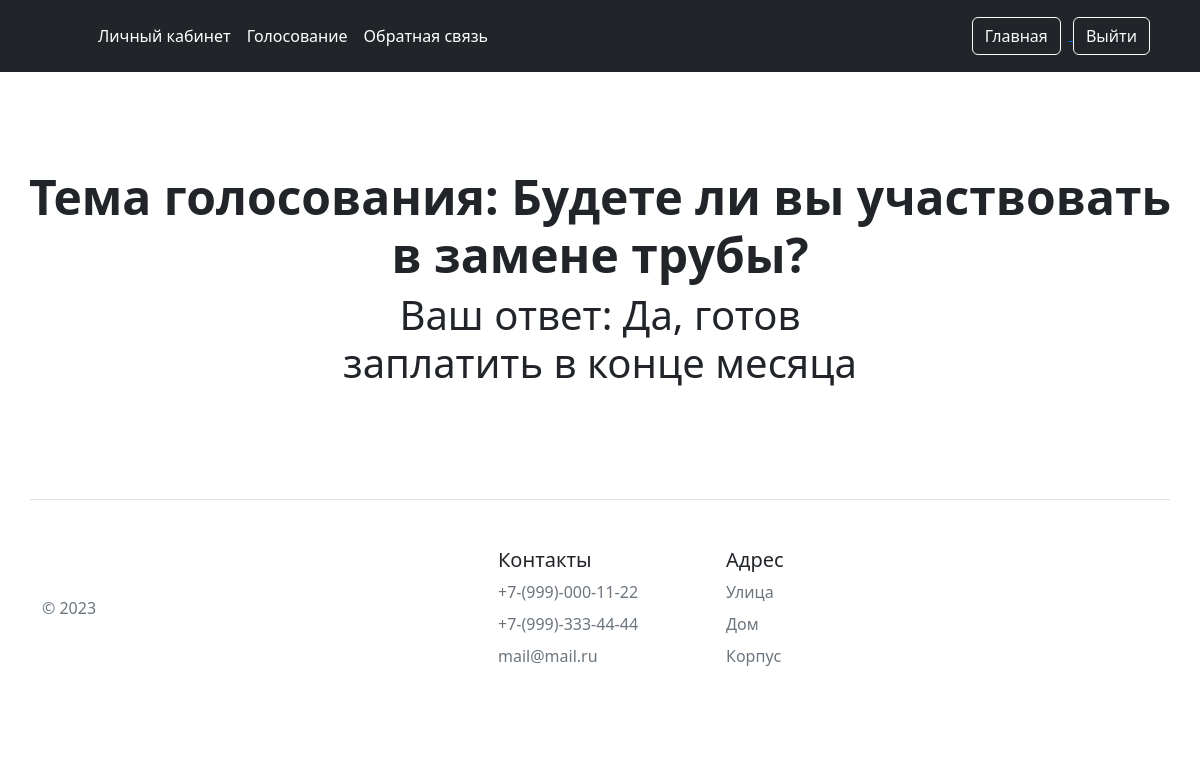
Screenshot of /accounts/profile/quiz/2/ (signed in) with the database file from the repository.
### main/models.py (models this page shows)
class Question(models.Model):
    title = models.CharField('Название', max_length=4096)
    def __str__(self):
        return self.title
    class Meta:
        verbose_name = 'Тема голосования'
        verbose_name_plural = 'Темы голосования'

class Choice(models.Model):
    question = models.ForeignKey(Question, on_delete=models.PROTECT)
    title = models.CharField('Название', max_length=4096)
    def __str__(self):
        return self.title
    class Meta:
        verbose_name = 'Вариант ответа'
        verbose_name_plural = 'Варианты ответа'

### main/views.py (the view, shortened to what this page needs)
# urls.py: path('accounts/profile/quiz/<str:pk>/', views.vote, name='vote'),
def vote(request, pk):
    if request.user.is_authenticated != True:
        return redirect("login")
    question = Question.objects.get(id=pk)
    options = Choice.objects.filter(question=question)
    if Answer.objects.filter(question=question, user=request.user):
        choice = Answer.objects.get(question=question, user=request.user)
        return render(request, 'profile/vote_applied.html', {'question': question, 'options': options, 'choice': choice.choice})

### main/templates/profile/vote_applied.html (shortened to what this page needs)
{% extends 'base.html'%}
{% block header %}
<li><a href="{% url 'profile'%}" class="nav-link px-2 text-white">Личный кабинет</a></li>
<li><a href="{% url 'quiz'%}" class="nav-link px-2 text-white">Голосование</a></li>
<li><a href="{% url 'feed'%}" class="nav-link px-2 text-white">Обратная связь</a></li>
{% endblock %}
 {% block button%}
<a href="{% url 'home'%}">
<button type="button" class="btn btn-outline-light me-2" >Главная </button>
</a>
<a href="{% url 'logout'%}">
<button type="button" class="btn btn-outline-light me-2" >Выйти </button>
</a>
{% endblock %}
{% block body %}
<div class="px-4 py-5 my-5 text-center">
    <h1 class="display-5 fw-bold">Тема голосования: {{question}}</h1>
    <div class="col-lg-6 mx-auto">
      <p class="display-6">Ваш ответ: {{ choice }}</p>
    </div>
  </div>
{% endblock %}

### rows the page displays
Question: title "Будете ли вы участвовать в замене трубы?"
Choice: title "Да, готов заплатить в конце месяца"
